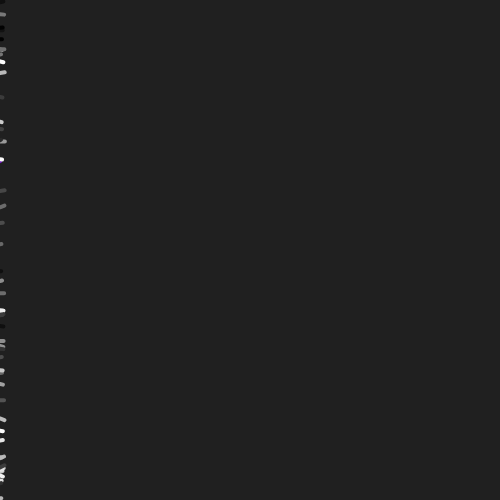
Frame 1 (no input)
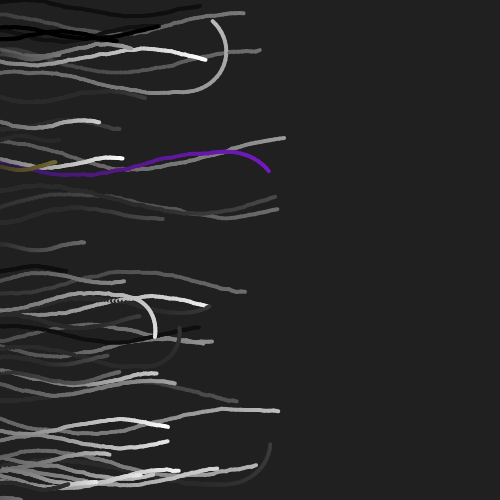
Frame 60 (no input)
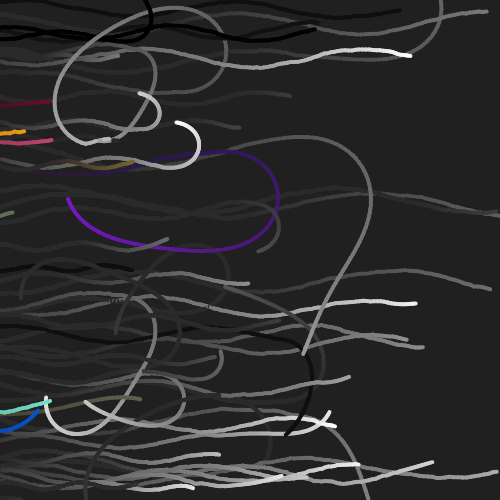
Frame 120 (the mouse pressed at the canvas centre since frame 60)

The p5.js sketch that drew these frames (run headless with seeded random() and noise() and a simulated clock; from frame 60 on, the mouse is pressed at the canvas centre):

// p5.js sketch
// ── sketch.js
let loopers;

function setup() {
  createCanvas(500, 500);

  loopers = [];
  for (let i = 0; i < 50; i++) {
    loopers.push(new Looper(0, random(height)));
  }

  background(32);
  strokeWeight(4);
}

function draw() {
  background(32, 3);
  for (const looper of loopers) {
    looper.step();
    looper.draw();
  }
}

class Looper {
  constructor(x, y) {
    this.x = x;
    this.y = y;
    this.heading = 0;
    this.speed = random(1, 5);
    this.sinOffset = random(100);
    this.loopingSpeed = random(0.025, 0.1) * (random(1) < 0.5 ? 1 : -1);
    this.c = random(255);
    this.looping = false;
    this.maybeDoneLooping = false;
  }

  step() {
    if (this.looping) {
      this.heading +=
        this.loopingSpeed + sin(this.sinOffset + frameCount * 0.1) * 0.05;
      this.constrainHeading();

      if (!this.maybeDoneLooping) {
        if (abs(this.heading - PI) < 0.1) {
          this.maybeDoneLooping = true;
        }
      }

      if (
        this.maybeDoneLooping &&
        (this.heading < TAU * 0.05 || this.heading > TAU * 0.95)
      ) {
        this.looping = false;
        this.maybeDoneLooping = false;
        this.loopingSpeed = random(0.025, 0.1) * (random(1) < 0.5 ? 1 : -1);
      }
    } else {
      // not looping
      this.heading =
        randomGaussian() * 0.1 + sin(this.sinOffset + frameCount * 0.1) * 0.25;
      this.constrainHeading();

      if (this.x > width * 0.25 && random(1) < 0.01) {
        this.looping = true;
      }
    }

    this.prevX = this.x;
    this.prevY = this.y;
    this.x += cos(this.heading) * this.speed;
    this.y += sin(this.heading) * this.speed;

    if (this.x < 0 || this.x > width || this.y < 0 || this.y > height) {
      this.x = 0;
      this.y = random(height);
      this.prevX = this.x;
      this.prevY = this.y;
      this.heading = 0;
      this.c = color(random(255), random(255), random(255));
    }
  }

  constrainHeading() {
    if (this.heading < 0) {
      this.heading += TAU;
    }
    this.heading = this.heading % TAU;
  }

  draw() {
    stroke(this.c);
    line(this.prevX, this.prevY, this.x, this.y);
  }
}
